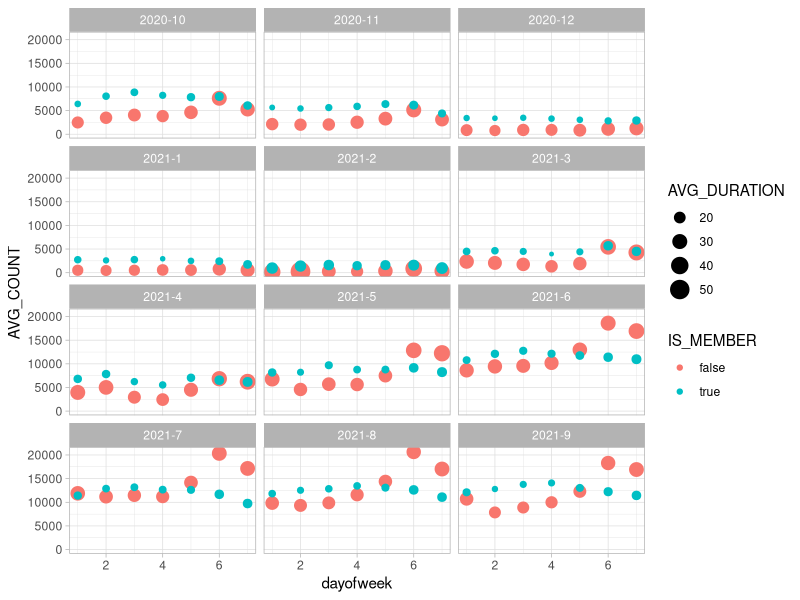
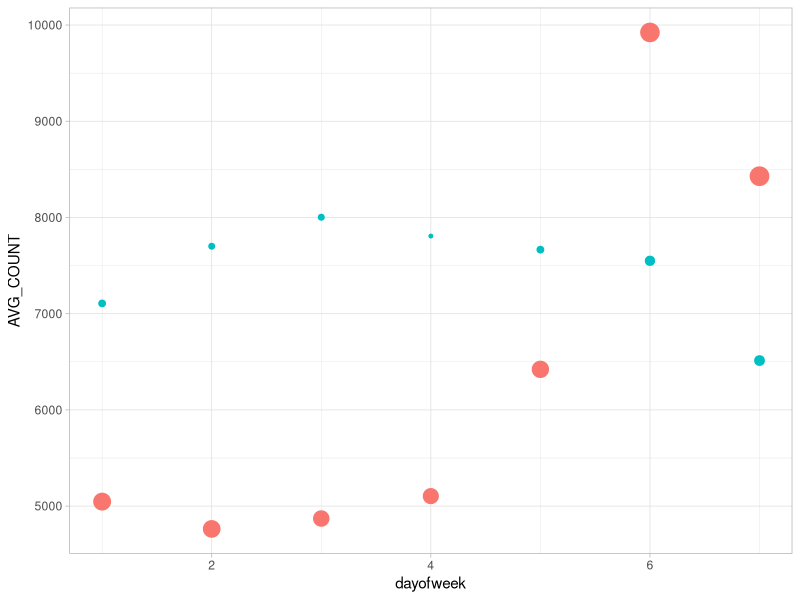
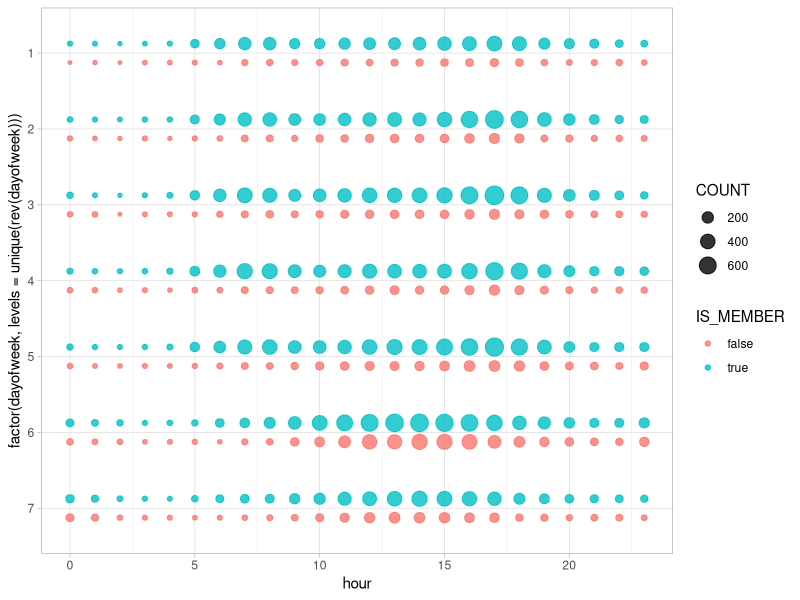
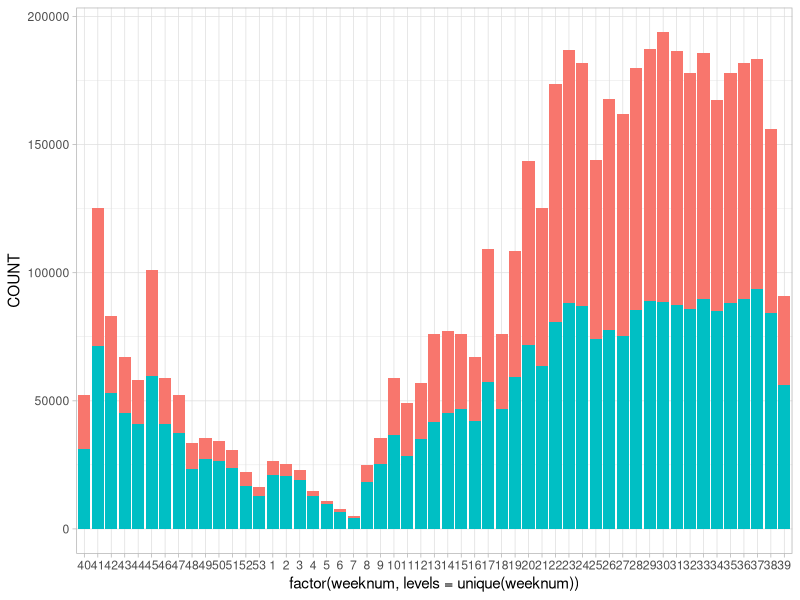
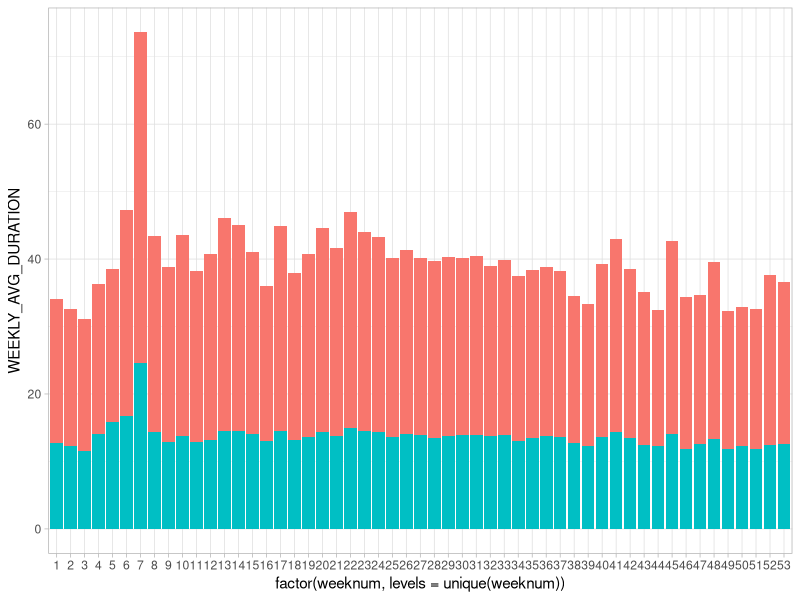
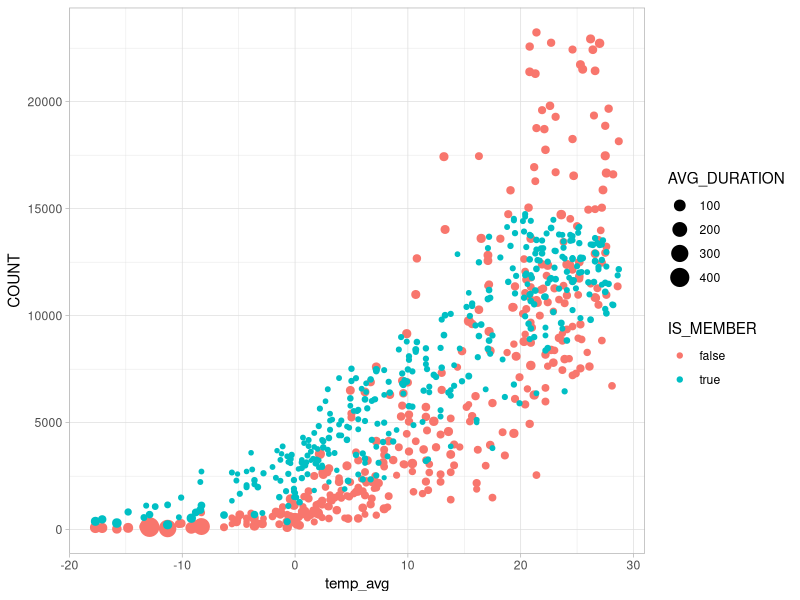
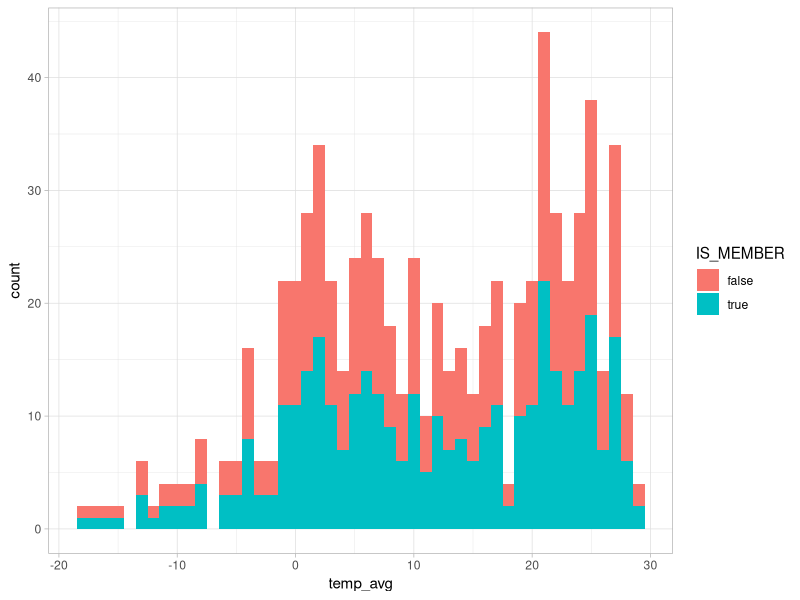
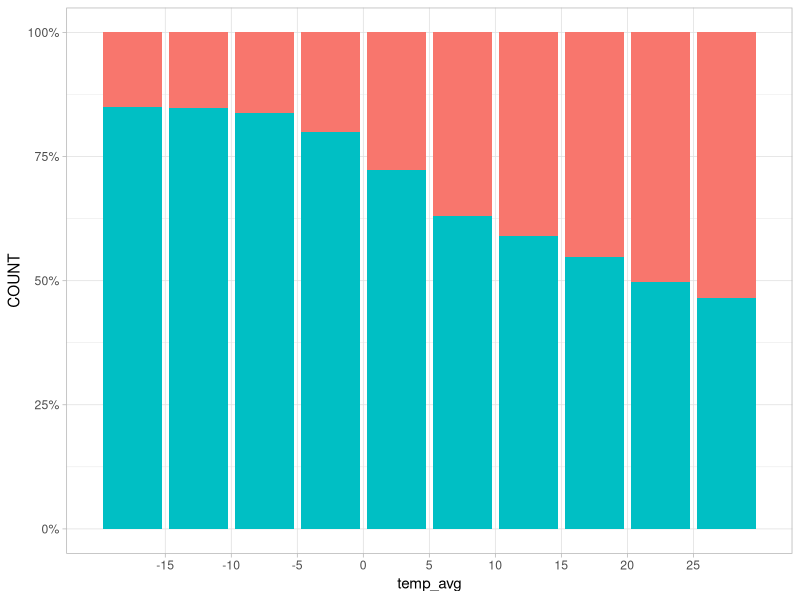

Recreate these plots in R, in order.
## ---- chunk 1
knitr::opts_chunk$set(echo = FALSE, warning = TRUE, message = FALSE)
install.packages("ggplot2", repos = "http://cran.us.r-project.org")
library(ggplot2)
library(dplyr)
theme_set(theme_light())
## ---- chunk 2
agg_daily_computed_weekdays <- read.csv("agg_daily_computed_weekdays.csv")
head(agg_daily_computed_weekdays, n = 2)
## ---- chunk 3
agg_daily <- read.csv("agg_daily_duration_count.csv")
head(agg_daily, n = 2)
## ---- chunk 4
agg_daily <- read.csv("agg_daily_duration_count.csv")
head(agg_daily, n = 2)
## ---- chunk 5
agg_hourly <- read.csv("agg_hourly_status.csv")
head(agg_hourly, n = 2)
## ---- chunk 6
agg_summarized <- agg_daily %>%
  group_by(YEAR_MONTH, DAYOFWEEK, IS_MEMBER) %>%
  summarize(MEAN_DURATION = mean(AVG_DURATION), MEAN_COUNT = mean(COUNT))
head(agg_summarized, n = 2)
## ---- chunk 7
plot <- agg_daily_computed_weekdays %>%
  group_by(year_month, dayofweek, IS_MEMBER) %>%
  summarize(AVG_COUNT = mean(COUNT), AVG_DURATION = mean(AVG_DURATION))

head(plot, n = 2)

plot %>%
  ggplot(aes(x = dayofweek, y = AVG_COUNT, color = IS_MEMBER, size = AVG_DURATION)) +
  geom_point() +
  facet_wrap(~year_month, ncol = 3)
## ---- chunk 8
plot <- agg_daily_computed_weekdays %>%
  group_by(dayofweek, IS_MEMBER) %>%
  summarize(AVG_COUNT = mean(COUNT), AVG_DURATION = mean(AVG_DURATION))

head(plot, n = 2)

plot %>%
  ggplot(aes(x = dayofweek, y = AVG_COUNT, color = IS_MEMBER, size = AVG_DURATION)) +
  geom_point() +
  theme(legend.position = "none")
## ---- chunk 9
agg_hourly %>%
  ggplot(aes(
    x = hour,
    y = factor(dayofweek, levels = unique(rev(dayofweek))),
    color = IS_MEMBER, size = COUNT
  )) +
  geom_point(position = position_dodge(width = 0.5), alpha = 0.8)
# scale_color_brewer(palette = "Pastel1")
## ---- chunk 10
head(agg_daily_computed_weekdays, n = 2)

agg_daily_computed_weekdays %>%
  ggplot(aes(
    x = factor(weeknum, levels = unique(weeknum)),
    y = COUNT,
    fill = IS_MEMBER
  )) +
  geom_bar(stat = "identity") +
  theme(legend.position = "none")
## ---- chunk 11
# y = factor(weeknum, levels = unique(rev(weeknum)))
agg_daily_computed_weekdays %>%
  # select(-STDDEV_DURATION, -MIN_DURATION, -MAX_DURATION) %>%
  group_by(weeknum, IS_MEMBER) %>%
  summarize(WEEKLY_AVG_DURATION = mean(AVG_DURATION)) %>%
  ggplot(aes(
    x = factor(weeknum, levels = unique(weeknum)),
    y = WEEKLY_AVG_DURATION,
    fill = IS_MEMBER
  )) +
  geom_bar(stat = "identity") +
  theme(legend.position = "none")
## ---- chunk 12
weather <- read.csv("agg-daily-trips-weather.csv")
weather %>%
  select(-wind_2min_peak, -temp_min, -temp_max) %>%
  head(n = 2)
## ---- chunk 13

ggplot(data = weather, aes(x = temp_avg, y = COUNT, color = IS_MEMBER, size = AVG_DURATION)) +
  geom_point()
## ---- chunk 14
ggplot(data = weather, aes(x = temp_avg, fill = IS_MEMBER, size = AVG_DURATION)) +
  geom_histogram(binwidth = 1)
## ---- chunk 15
weather %>%
  ggplot(aes(x = temp_avg, y = COUNT, fill = IS_MEMBER, size = AVG_DURATION)) +
  geom_col(position = "fill") +
  scale_x_binned() +
  scale_y_continuous(labels = scales::percent) +
  theme(legend.position = "none")
## ---- chunk 16
weather %>%
  filter(rain <= 20) %>%
  ggplot(aes(x = rain, fill = IS_MEMBER, size = AVG_DURATION)) +
  geom_histogram(binwidth = 1) +
  scale_fill_brewer(palette = "Pastel1")
## ---- chunk 17
weather %>%
  filter(rain <= 20) %>%
  ggplot(aes(x = rain, y = COUNT, fill = IS_MEMBER, size = AVG_DURATION)) +
  geom_col(position = "fill") +
  scale_x_binned() +
  scale_y_continuous(labels = scales::percent) +
  theme(legend.position = "none") +
  scale_fill_brewer(palette = "Pastel1")
## ---- chunk 18
weather %>%
  filter(wind_avg <= 10) %>%
  ggplot(aes(x = wind_avg, y = COUNT, fill = IS_MEMBER, size = AVG_DURATION)) +
  geom_col() +
  scale_x_binned() +
  scale_fill_brewer(palette = "Pastel1")
## ---- chunk 19
weather %>%
  filter(wind_avg <= 10) %>%
  ggplot(aes(x = wind_avg, y = COUNT, fill = IS_MEMBER, size = AVG_DURATION)) +
  geom_col(position = "fill") +
  scale_x_binned() +
  scale_fill_brewer(palette = "Pastel1") +
  scale_y_continuous(labels = scales::percent) +
  theme(legend.position = "none")
